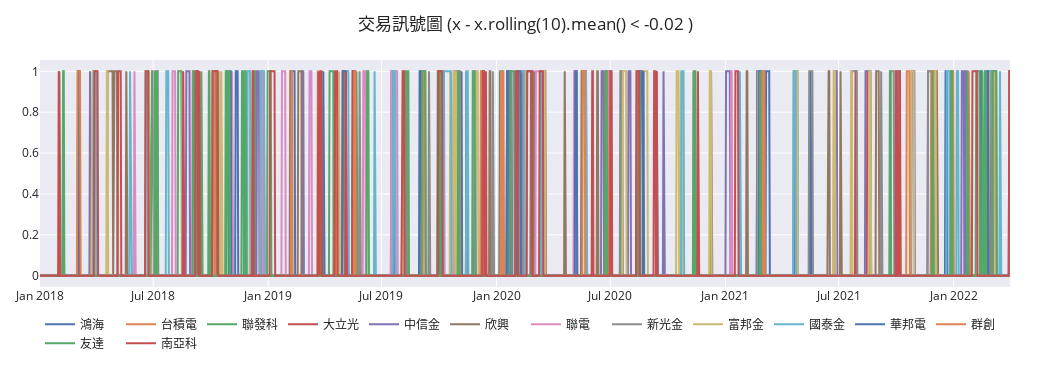

The notebook cell saved with this chart:
### Code cell
interactive_plot((sentiment_<-0.02).astype('int'), title='交易訊號圖 (x - x.rolling(10).mean() < -0.02 )')

### Figure 1 — Plotly figure (JSON) as saved in the notebook; plotly's stock layout.template omitted (floating-point values rounded to 4 significant figures; data arrays with more than 128 entries replaced by an {"elided": "..."} marker saying what was removed)
{"data": [{"mode": "lines", "name": "鴻海", "showlegend": true, "type": "scatter", "x": {"elided": "1519 str values"}, "y": {"elided": "1519 int values"}}, {"mode": "lines", "name": "台積電", "showlegend": true, "type": "scatter", "x": {"elided": "1519 str values"}, "y": {"elided": "1519 int values"}}, {"mode": "lines", "name": "聯發科", "showlegend": true, "type": "scatter", "x": {"elided": "1519 str values"}, "y": {"elided": "1519 int values"}}, {"mode": "lines", "name": "大立光", "showlegend": true, "type": "scatter", "x": {"elided": "1519 str values"}, "y": {"elided": "1519 int values"}}, {"mode": "lines", "name": "中信金", "showlegend": true, "type": "scatter", "x": {"elided": "1519 str values"}, "y": {"elided": "1519 int values"}}, {"mode": "lines", "name": "欣興", "showlegend": true, "type": "scatter", "x": {"elided": "1519 str values"}, "y": {"elided": "1519 int values"}}, {"mode": "lines", "name": "聯電", "showlegend": true, "type": "scatter", "x": {"elided": "1519 str values"}, "y": {"elided": "1519 int values"}}, {"mode": "lines", "name": "新光金", "showlegend": true, "type": "scatter", "x": {"elided": "1519 str values"}, "y": {"elided": "1519 int values"}}, {"mode": "lines", "name": "富邦金", "showlegend": true, "type": "scatter", "x": {"elided": "1519 str values"}, "y": {"elided": "1519 int values"}}, {"mode": "lines", "name": "國泰金", "showlegend": true, "type": "scatter", "x": {"elided": "1519 str values"}, "y": {"elided": "1519 int values"}}, {"mode": "lines", "name": "華邦電", "showlegend": true, "type": "scatter", "x": {"elided": "1519 str values"}, "y": {"elided": "1519 int values"}}, {"mode": "lines", "name": "群創", "showlegend": true, "type": "scatter", "x": {"elided": "1519 str values"}, "y": {"elided": "1519 int values"}}, {"mode": "lines", "name": "友達", "showlegend": true, "type": "scatter", "x": {"elided": "1519 str values"}, "y": {"elided": "1519 int values"}}, {"mode": "lines", "name": "南亞科", "showlegend": true, "type": "scatter", "x": {"elided": "1519 str values"}, "y": {"elided": "1519 int values"}}], "layout": {"height": 370, "legend": {"orientation": "h", "xanchor": "left", "yanchor": "top"}, "margin": {"b": 40, "l": 40, "pad": 0, "r": 40, "t": 60}, "title": {"text": "交易訊號圖 (x - x.rolling(10).mean() < -0.02 )", "x": 0.5}, "width": 1050}}
